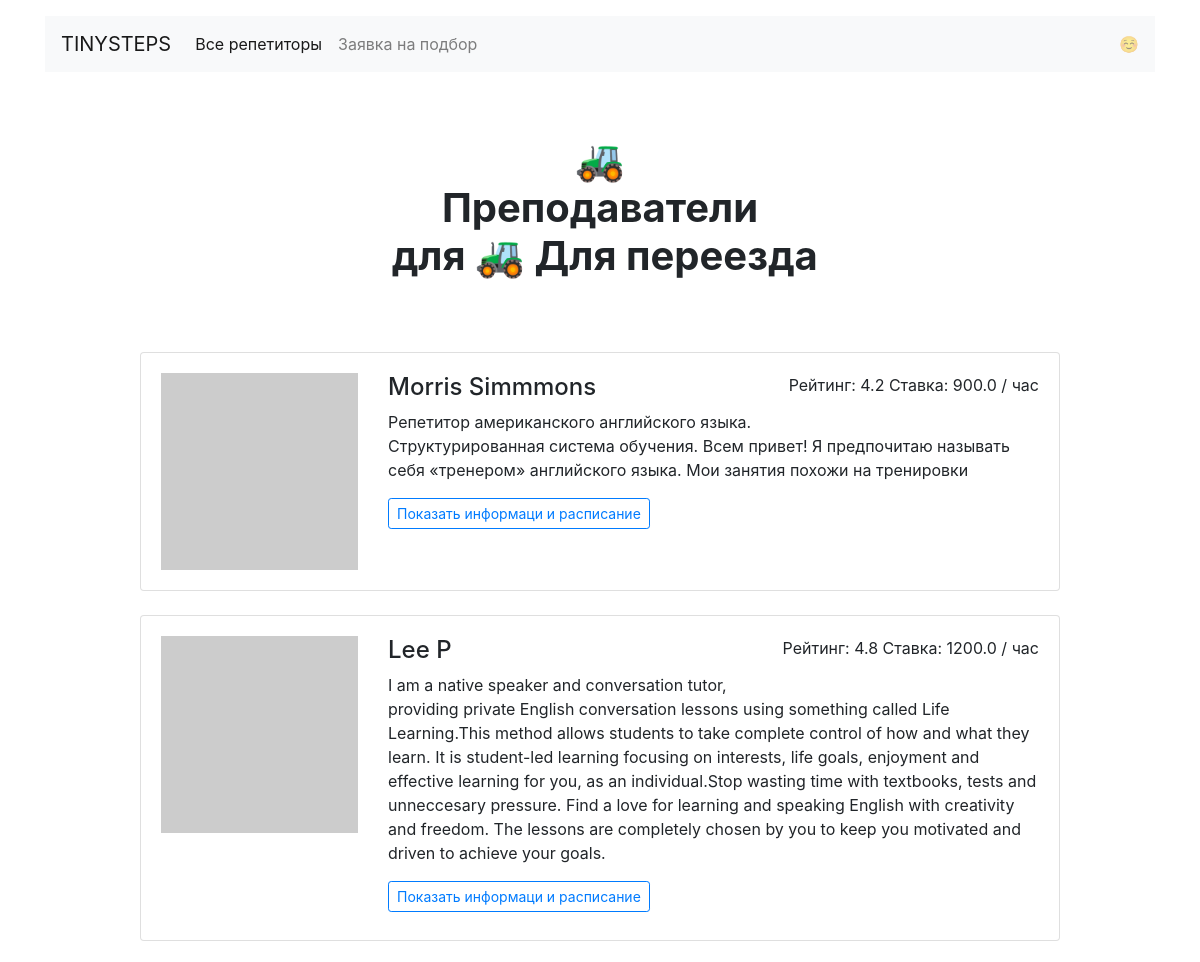
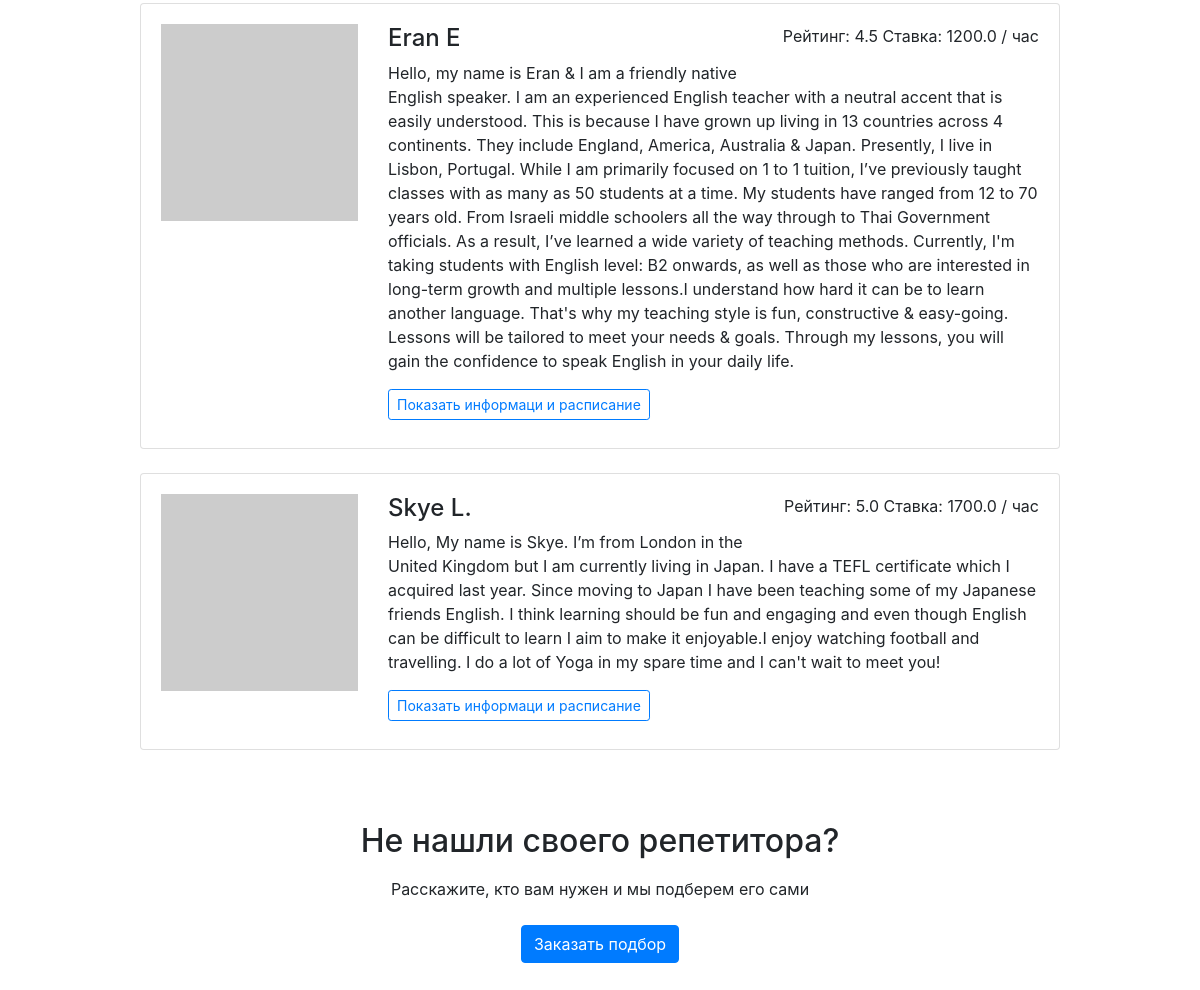
The app's page /goals/relocate with its own data (2 pictures, top to bottom).
### models.py (models this page shows, shortened)
class Goal(db.Model):
	__tablename__ = 'goals'
	id = db.Column(db.Integer, primary_key=True)
	goal_slug = db.Column(db.String, unique=True)
	goal_text = db.Column(db.String, unique=True)
	teacher = db.relationship(
		'Teacher', secondary=teacher_goals_association, back_populates='goals')
	created_at = db.Column(db.DateTime, default=datetime.datetime.utcnow(),  nullable=False)

class Teacher(db.Model):
	__tablename__ = 'teachers'
	id = db.Column(db.Integer, primary_key=True)
	name = db.Column(db.String, nullable=False)
	email = db.Column(db.String, nullable=False, unique=True)
	about = db.Column(db.Text)
	rating = db.Column(db.Float)
	picture = db.Column(db.String)
	price = db.Column(db.Float)
	timetables = db.relationship('Timetable', back_populates='teacher')
	bookings = db.relationship('Booking', back_populates='teacher')
	goals = db.relationship('Goal', secondary=teacher_goals_association, back_populates='teacher')
	created_at = db.Column(db.DateTime, default=datetime.datetime.utcnow,  nullable=False)

### app.py (the view)
@app.route('/goals/<goal>')
def goals(goal):
    goal_render = Goal.query.filter(Goal.goal_slug == goal).first()
    profiles_data = goal_render.teacher
    return render_template('goal.html',
                           profiles_data=profiles_data,
                           goal=goal_render.goal_text)

### templates/goal.html
{% extends 'base.html' %}
{% block container %}
  <main class="container mt-3">
    <h1 class="h1 text-center w-50 mx-auto mt-1 py-5 mb-4"><strong>🚜<br />Преподаватели <br>  для {{ goal }}</strong></h1>
      <div class="row">
      <div class="col-12 col-lg-10 offset-lg-1 m-auto">
      {% for profile_data in profiles_data %}
        <div class="card mb-4">
          <div class="card-body">
            <div class="row">
              <div class="col-3"><img src="{{ profile_data.picture }}" class="img-fluid" alt=""></div>
              <div class="col-9">
                <p class="float-right">Рейтинг: {{ profile_data.rating }} Ставка: {{ profile_data.price }} / час</p>
                <h2 class="h4">{{ profile_data.name }}</h2>
                <p>{{ profile_data.about }}</p>
                <a href="/profile/{{ profile_data.id }}" class="btn btn-outline-primary btn-sm mr-3 mb-2">Показать информаци и расписание</a>
              </div>
            </div>
          </div>
        </div>
      {% endfor %}
      </div>
    </div>
    <h2 class="text-center mt-5 mb-3">Не нашли своего репетитора?</h2>
    <p class="text-center mb-4">Расскажите, кто вам нужен и мы подберем его сами</p>
    <div class="text-center pb-5">
        <a href="request.html" class="btn btn-primary">Заказать подбор</a>
    </div>
  </main>
{% endblock  %}

### records on screen
Goal: goal_text "🚜 Для переезда"
Teacher: rating "4.2", price "900.0", name "Morris Simmmons", about "Репетитор американского английского языка. Структурированная система обучения. Всем привет! Я предпочитаю называть себя «тренером» английского языка. Мои занятия похожи на тренировки"
Teacher: rating "4.8", price "1200.0", name "Lee P", about "I am a native speaker and conversation tutor, providing private English conversation lessons using something called Life Learning.This method allows students to take complete control of how and what they learn. It is student-led learning focusing on interests, life goals, enjoyment and effective learning for you, as an individual.Stop wasting time with textbooks, tests and unneccesary pressure. Find a love for learning and speaking English with creativity and freedom. The lessons are completely chosen by you to keep you motivated and driven to achieve your goals."
Teacher: rating "4.5", price "1200.0", name "Eran E", about "Hello, my name is Eran & I am a friendly native English speaker. I am an experienced English teacher with a neutral accent that is easily understood. This is because I have grown up living in 13 countries across 4 continents. They include England, America, Australia & Japan. Presently, I live in Lisbon, Portugal. While I am primarily focused on 1 to 1 tuition, I’ve previously taught classes with as many as 50 students at a time. My students have ranged from 12 to 70 years old. From Israeli middle schoolers all the way through to Thai Government officials. As a result, I’ve learned a wide variety of teaching methods. Currently, I'm taking students with English level: B2 onwards, as well as…"
Teacher: rating "5.0", price "1700.0", name "Skye L.", about "Hello, My name is Skye. I’m from London in the United Kingdom but I am currently living in Japan. I have a TEFL certificate which I acquired last year. Since moving to Japan I have been teaching some of my Japanese friends English. I think learning should be fun and engaging and even though English can be difficult to learn I aim to make it enjoyable.I enjoy watching football and travelling. I do a lot of Yoga in my spare time and I can't wait to meet you!"
